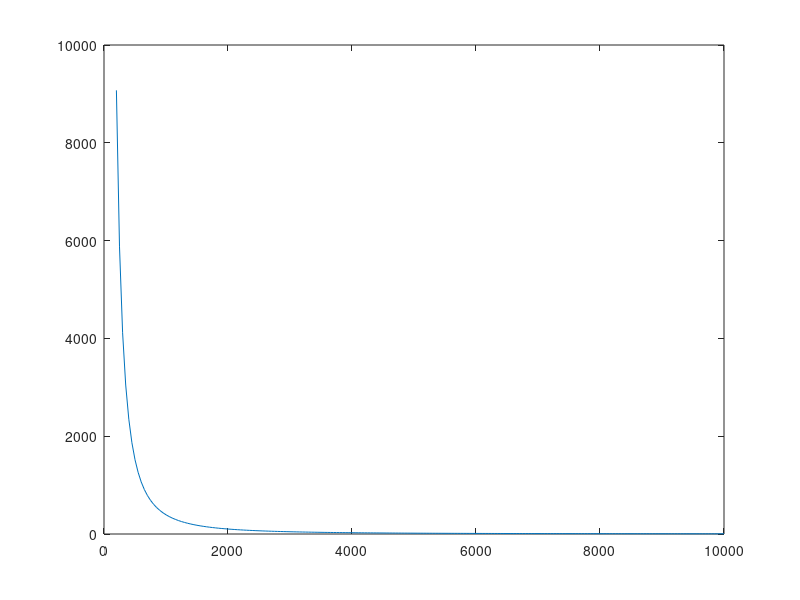

Here is the MATLAB script that generated this plot:
%
% SCR Light Sensor calculations
%

Ndischarge = 200:50:10000;
MHz = 1e6;
uF = 1e-6;
C = .0987*uF;         % C = 0.1u +-
Fclk = 8*MHz;         % Fclk = 8MHz
log_2 = log(2);       % log(Vcc/Vref)
K = 1/(log_2*Fclk*C); %
R = K * Ndischarge;   % number of 8MHz clock periods while C is discharging from Vcc to Vcc/2
r2lux_gl5528 = @(R_kOhm) exp(143/20)./R_kOhm.^(39/20)
Lux = r2lux_gl5528(.001 * R);
plot(Ndischarge, Lux);
